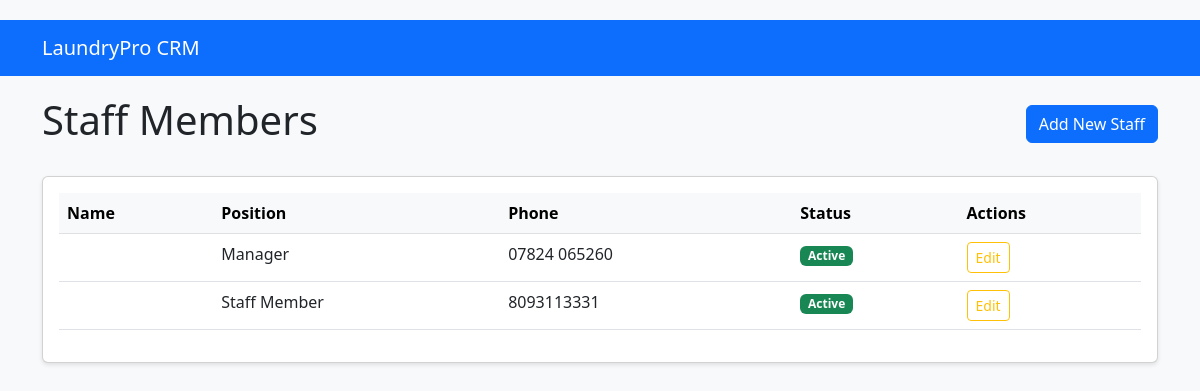
Page /staff/ on the committed database.
### webapp/models.py (models this page shows, shortened)
class Staff(models.Model):
    POSITION_CHOICES = [
        ('ADMIN', 'Administrator'),
        ('MANAGER', 'Manager'),
        ('STAFF', 'Staff Member'),
        ('DRIVER', 'Delivery Driver'),
        ('WASHER', 'Washer'),
        ('PRESSER', 'Presser'),
    ]
    user = models.OneToOneField(User, on_delete=models.CASCADE)
    position = models.CharField(max_length=20, choices=POSITION_CHOICES)
    phone = models.CharField(max_length=20)
    address = models.CharField(max_length=300, blank=True, null=True)
    hire_date = models.DateField(auto_now_add=True)
    is_active = models.BooleanField(default=True)

### webapp/views.py (the view)
# urls.py: path('staff/', views.StaffListView.as_view(), name='staff_list'),
class StaffListView(ListView):
    model = Staff
    template_name = 'webapp/staff/staff_list.html'
    context_object_name = 'staff_members'

### webapp/templates/webapp/staff/staff_list.html (shortened to what this page needs)
{% extends 'webapp/base.html' %}
{% block content %}
<div class="d-flex justify-content-between align-items-center mb-4">
    <h1>Staff Members</h1>
    <a href="{% url 'staff_create' %}" class="btn btn-primary">
         Add New Staff
    </a>
</div>
<div class="card">
    <div class="card-body">
        <div class="table-responsive">
            <table class="table table-hover">
                <thead class="table-light">
                    <tr>
                        <th>Name</th>
                        <th>Position</th>
                        <th>Phone</th>
                        <th>Status</th>
                        <th>Actions</th>
                    </tr>
                </thead>
                <tbody>
                    {% for staff in staff_members %}
                    <tr>
                        <td>{{ staff.user.get_full_name }}</td>
                        <td>{{ staff.get_position_display }}</td>
                        <td>{{ staff.phone }}</td>
                        <td>
                            <span class="badge {% if staff.is_active %}bg-success{% else %}bg-secondary{% endif %}">
                                {% if staff.is_active %}Active{% else %}Inactive{% endif %}
                            </span>
                        </td>
                        <td>
                            <a href="{% url 'staff_update' staff.pk %}" class="btn btn-sm btn-outline-warning">Edit</a>
                        </td>
                    </tr>
                    {% empty %}
                    <tr>
                        <td colspan="5" class="text-center">No staff members found</td>
                    </tr>
                    {% endfor %}
                </tbody>
            </table>
        </div>
    </div>
</div>
{% endblock %}

### webapp/templates/webapp/base.html (style rules this page uses)
body { padding-top: 20px; background-color: #f8f9fa; }
.card { margin-bottom: 20px; box-shadow: 0 2px 4px rgba(0,0,0,0.1); }

### rows in the picture
Staff: position "Manager", phone "07824 065260", is_active "Active"
Staff: position "Staff Member", phone "8093113331", is_active "Active"
